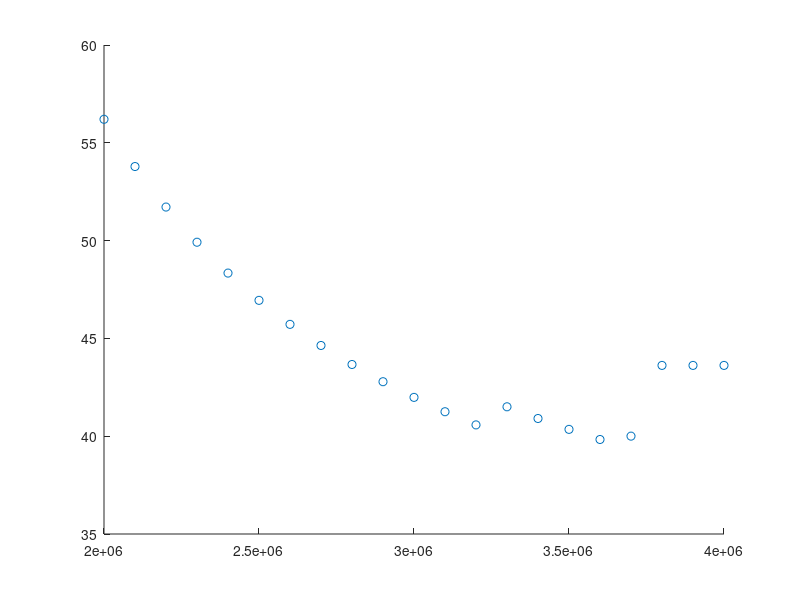

MATLAB code for this plot:
function punchline()

    j = 2:0.1:4;
    multiplier = 1e6;

    VARYING_THRUST = multiplier*j;

    for i=1:21
        TIMES_SPENT(i) = plane2(multiplier*j(i));
    end
    
    plot(VARYING_THRUST, TIMES_SPENT, 'o');
    
    function time_spent = plane2(F_thrust_2)
    % Modeling a Boeing 727

        g = 9.81;       % acceleration due to gravity (m/s^2)
        m = 65000;      % mass of airplane (kg)
        rho = 1.3;      % density of air (kg/m^3)
        A = 330;        % cross-sectional area of plane (m^2)
        C_l = 0.56;     % coefficient of lift (dimensionless)
        C_D = 0.6;      % coefficient of drag (dimensionless)

        THETAS1 = 0;
        TIMES1 = 0;
        ACCELERATIONS1 = 0;
        THETAS2 = 0;
        TIMES2 = 0;
        ACCELERATIONS2 = 0;
        THETAS3 = 0;
        TIMES3 = 0;
        ACCELERATIONS3 = 0;

        F_thrust = 2000000;
        initial_pos = [0, 0];
        initial_vel = [40, 10];

        options = odeset('events', @events);
        options2 = odeset('events', @events2);

        [TIME_3, Y_2] = ode45(@thrust_on_2, [0, 2000], [23560, 7300, 110, -182], options);
        T = TIME_3;
        Y = Y_2;
        
        [TIME_2, Y_2] = ode45(@thrust_off, [T(end), 4000], [Y(end, 1), Y(end, 2), Y(end, 3), Y(end, 4)], options2);
        Y = [Y; Y_2];
        T = [T; TIME_2];

        clf;
        hold all;

        THETAS = [ THETAS1(2:end), THETAS2(2:end) ];
        TIMES = [ TIMES1(2:end), TIMES2(2:end) ];
        ACCELERATIONS = ( ([ACCELERATIONS1(2:end), ACCELERATIONS2(2:end)]) / g ) - 1;

        ZeroGs = ACCELERATIONS < 1;

        T_at_ZeroGs = TIMES(ZeroGs);

        time_spent = max(T_at_ZeroGs) - min(T_at_ZeroGs);

%         plot(TIMES(ZeroGs), ACCELERATIONS(ZeroGs), 'o');
% 
%         xlabel('Time (Seconds)', 'FontSize', 14);
% 
%         ylabel('Angle of Plane (degrees)', 'FontSize', 14);
%         title('Trajectory of Zero-Gravity Aircraft', 'FontSize', 18);
%         legend('Accelerations', 'Angle off ground');

        function res = thrust_on_1(t, W)
            P = W(1:2);
            V = W(3:4);

            v = norm(V);
            v_hat = V / v;
            s_hat = fliplr(v_hat);

            dPdt = V;
            dVdt = [0; -g] + ([F_thrust*cos(pi/4);F_thrust*cos(pi/4)]/m) + ((rho*A*v^2) / (2*m)) * (C_l*s_hat - C_D*v_hat);

            res = [dPdt; dVdt];
        end

        function res = thrust_on_2(t, W)
            P = W(1:2);
            V = W(3:4);

            v = norm(V);
            v_hat = V / v;
            s_hat = fliplr(v_hat);       

            dPdt = V;
            dVdt = [0; -g] + ([F_thrust_2*cos(pi/4);F_thrust_2*cos(pi/4)]/m) + ((rho*A*v^2) / (2*m)) * (C_l*s_hat - C_D*v_hat);

            theta = asind(V(2,1)/V(1,1));    % angle of plane
            THETAS1(end+1) = theta;
            TIMES1(end+1) = t;
            ACCELERATIONS1(end+1) = norm( g*cosd(theta) * s_hat + (-sind(theta) * dVdt(1, 1) + cosd(theta)*dVdt(2, 1) ) );
            disp(theta);
            disp(t);

            res = [dPdt; dVdt];
        end

        function res = thrust_off(t, W)
            P = W(1:2);
            V = W(3:4);

            v = norm(V);
            v_hat = V / v;
            s_hat = fliplr(v_hat);

            dPdt = V;
            dVdt = [0; -g] + ([0; 0]/m) + ((rho*A*v^2) / (2*m)) * (C_l*s_hat - C_D*v_hat);

            theta = asind(V(2,1)/V(1,1));    % angle of plane
            THETAS2(end+1) = theta;
            TIMES2(end+1) = t;
            ACCELERATIONS2(end+1) = norm( g*cosd(theta) * s_hat + (-sind(theta) * dVdt(1, 1) + cosd(theta)*dVdt(2, 1) ) );
            disp(theta);
            disp(t);

            res = [dPdt; dVdt];
        end

        function [value, isterminal,direction] = events(t, W) % kill thrust when height is increasing
            value = W(2) - 8500;

            direction = 1;
            isterminal = 1;
        end

        function [value, isterminal, direction] = events2(t, W) % when plane is too close to ground terminate
            value = W(2) - 7300;

            direction = -1;
            isterminal = 1;
        end
    end
end